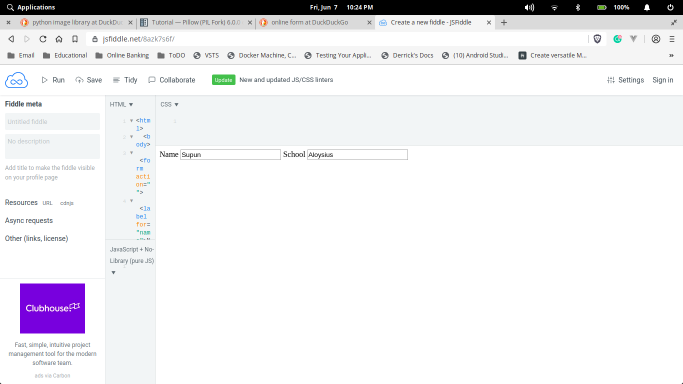
#> input picture docs/Screenshot from 2019-06-07 22.24.48.png, 1366 x 768 px (shown at 1/2 size); its folder holds only this picture in this run
$ python doc_parser.py
#> lines starting #> are read from the running program, lines starting #| are printed output that depends on the picture; after the words box and inside, x2 and y2 are one past the last pixel; in counts of white or black regions, pixels touching at a corner belong together
"""
doc_parser
this script will remove the unnecessery background from the scanned picture
and parse the text in predifined coordinates
"""

from os import listdir
from os.path import isfile, join
import cv2
import numpy as np
import pytesseract

CONFIG = dict({
    'name': (362, 299, 198, 20),
    'school': (616, 299, 198, 20)
})

PATH = './docs'
IMAGE_FILES = [f for f in listdir(PATH) if isfile(join(PATH, f))]

for file in IMAGE_FILES:
    img = cv2.imread("{}/{}".format(PATH, file), cv2.IMREAD_UNCHANGED)
#> img is the input picture: shape (768, 1366, 3); mean B, G, R 239.1, 236.3, 237

    # convert img to grey
    img_grey = cv2.cvtColor(img, cv2.COLOR_BGR2GRAY)

    # set a thresh
    thresh = 26
    ret, thresh_img = cv2.threshold(img_grey, thresh, 255, cv2.THRESH_BINARY)
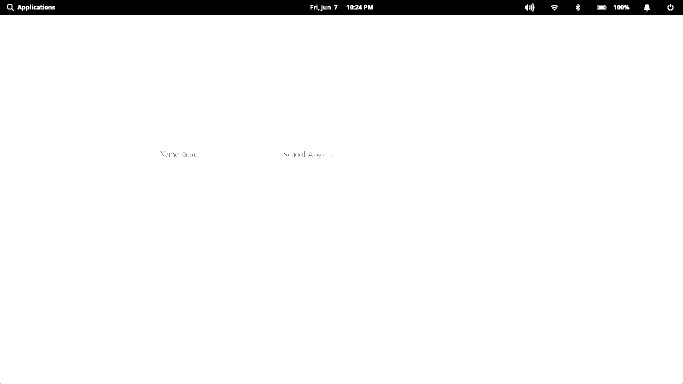
#> thresh_img: shape (768, 1366) (shown at 1/2 size); 96.3% white; 77 black regions (75 under 20 px), largest, box (x1, y1, x2, y2) and area: (0, 0, 1366, 30) 39055, (16, 10, 23, 17) 45
#> ret = 26

    # find where the white pixels are
    points = np.argwhere(thresh_img == 255)
#> points = 1009760 pairs, first value 7 to 767, second value 0 to 1365
    # store them in x,y coordinates instead of row,col indices
    points = np.fliplr(points)
#> points = 1009760 pairs, first value 0 to 1365, second value 7 to 767
    # create a rectangle around those points
    x, y, w, h = cv2.boundingRect(points)
#> x = 0; y = 7; w = 1366; h = 761

    # remove unnecessary background
    # img = img[y:y+h, x:x+w]

    parsed_results = dict()
    for param in CONFIG:
        x, y, w, h = CONFIG[param]
#> (the run stopped early here; a loop or call above may not have finished)
